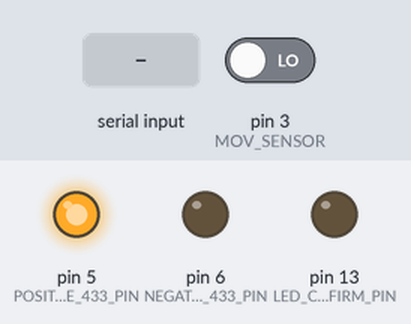
The sketch below on a simulated Arduino Nano, built with avr-gcc and run on an emulated ATmega328P. Shown: output pins drawn as LEDs (lit = HIGH). Inputs (shaded band) come from the test bench; at power-on: pin 3 (MOV_SENSOR) LOW.

Above: at 1.2 s.
1.3 s: "prise-sans-terre-1" received over Serial
At 3.1 s:
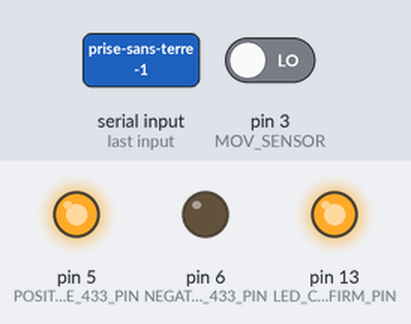
5.8 s: "prise-sans-terre-2" received over Serial
At 8.1 s:
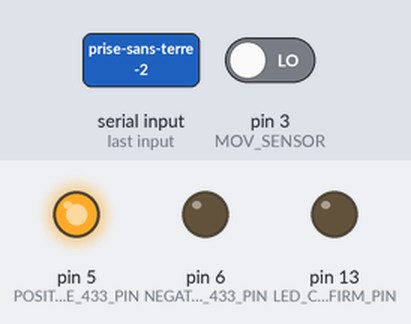
8.8 s: "prise-sans-terre-3" received over Serial
At 10.6 s:
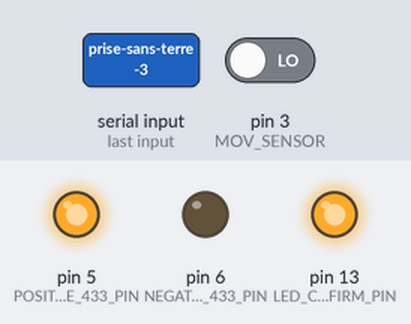
Timing chart, 0 to 12.3 s (numbered marks = the images above; inputs shaded):
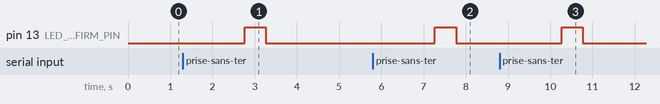

Measured:
- after the input at 1.3 s, pin 13 (LED_CONFIRM_PIN): LOW → HIGH after 1.5 s, → LOW 0.50 s later
- after the input at 5.8 s, pin 13 (LED_CONFIRM_PIN): LOW → HIGH after 1.5 s, → LOW 0.50 s later
- after the input at 8.8 s, pin 13 (LED_CONFIRM_PIN): LOW → HIGH after 1.5 s, → LOW 0.50 s later

The sketch:

arduino-raspberry-unit.ino
```cpp
/*
   This program can receive data from a Banana Pi configured with Node-Red, and send some codes with 433 Mhz sender, and
   he can also send data to Raspberry (also with Node-Red), data is coming from a CO2 sensor, that use a library that
   need to be configured with value on this website :
   https://www.esrl.noaa.gov/gmd/ccgg/trends/gl_trend.html
*/

#include <RCSwitch.h>
#include "MQ135.h"
#include <ArduinoJson.h>

RCSwitch transmitter = RCSwitch();

//==========================================
// Constant fields
//==========================================

//Constants for 433 MHz module, in my case the module is soldered on the arduino (not the best way)
#define NEGATIVE_433_PIN 6
#define POSITIVE_433_PIN 5
#define DATA_433_PIN 4

#define LED_CONFIRM_PIN 13 // Confirmation led

#define MOV_SENSOR 3    // Movement sensor to automatically power on light

#define MQ135_PIN A7     // Pin connected to MQ135

// Used to control remote outlet with 433 MHz, this is the 3 firsts outlets with the same code for On and Off
#define REMOTE_OUTLET_1 5330371
#define REMOTE_OUTLET_2 5330224
#define REMOTE_OUTLET_3 5330188

// Used to control remote outlet with 433 MHz, this is the outlets with one code for On and another code for Off
#define REMOTE_OUTLET_4_ON 283955
#define REMOTE_OUTLET_4_OFF 283964

#define REMOTE_OUTLET_5_ON 284099
#define REMOTE_OUTLET_5_OFF 284108

#define REMOTE_OUTLET_6_ON 284419
#define REMOTE_OUTLET_6_OFF 284428

#define REMOTE_OUTLET_7_ON 285955
#define REMOTE_OUTLET_7_OFF 285964

#define REMOTE_OUTLET_8_ON 292099
#define REMOTE_OUTLET_8_OFF 292108

//==========================================
// fields
//==========================================

MQ135 gasSensor = MQ135(MQ135_PIN);  // Initialize object MQ135 on the specified pin
long currentTime;

//==========================================
// Setup Method
//==========================================

void setup()
{
  Serial.begin(9600); // serial connection with the Banana Pi

  pinMode(NEGATIVE_433_PIN, OUTPUT);
  digitalWrite(NEGATIVE_433_PIN, LOW);
  pinMode(POSITIVE_433_PIN, OUTPUT);
  digitalWrite(POSITIVE_433_PIN, HIGH);
  pinMode(LED_CONFIRM_PIN, OUTPUT);
  digitalWrite(LED_CONFIRM_PIN, LOW);

  // 433 MHz initialisation
  transmitter.enableTransmit(DATA_433_PIN);
  transmitter.setPulseLength(166);

  // MQ-135 initialisation
  currentTime = millis();

  // Movement sensor initialisation, with interrupt
  pinMode(MOV_SENSOR, INPUT);
  attachInterrupt(digitalPinToInterrupt(MOV_SENSOR), somethingDetected, CHANGE);
}

//==========================================
// Loop Method
//==========================================

void loop()
{
  // If the Pi has sended infos, decode data
  if (Serial.available())
    sendData433(Serial.readString());

  // MQ-135 measure every 30 seconds
  if (millis() - currentTime > 30000)
  {
    sendPPMSensorValue();
    sendPPMSensorResistance();
    currentTime = millis();
  }
}

//==========================================
// Send 433 MHZ Data Method
//==========================================

void sendData433(String comSerie)
{
  // 3 outlets with one code for on and off
  if (comSerie == "prise-sans-terre-1") {
    transmitter.send(REMOTE_OUTLET_1, 24);
  }
  else if (comSerie == "prise-sans-terre-2") {
    transmitter.send(REMOTE_OUTLET_2, 24);
  }
  else if (comSerie == "prise-sans-terre-3") {
    transmitter.send(REMOTE_OUTLET_3, 24);
  }

  // 5 outlets with one code for on and another code for off
  else if (comSerie == "prise1on") {
    transmitter.send(REMOTE_OUTLET_4_ON, 24);
  }
  else if (comSerie == "prise1off") {
    transmitter.send(REMOTE_OUTLET_4_OFF, 24);
  }
  else if (comSerie == "prise2on") {
    transmitter.send(REMOTE_OUTLET_5_ON, 24);
  }
  else if (comSerie == "prise2off") {
    transmitter.send(REMOTE_OUTLET_5_OFF, 24);
  }
  else if (comSerie == "prise3on") {
    transmitter.send(REMOTE_OUTLET_6_ON, 24);
  }
  else if (comSerie == "prise3off") {
    transmitter.send(REMOTE_OUTLET_6_OFF, 24);
  }
  else if (comSerie == "prise4on") {
    transmitter.send(REMOTE_OUTLET_7_ON, 24);
  }
  else if (comSerie == "prise4off") {
    transmitter.send(REMOTE_OUTLET_7_OFF, 24);
  }
  else if (comSerie == "prise5on") {
    transmitter.send(REMOTE_OUTLET_8_ON, 24);
  }
  else if (comSerie == "prise5off") {
    transmitter.send(REMOTE_OUTLET_8_OFF, 24);
  }
  else {
    return;
  }

  confirmWithLed();
}

//==========================================
// Led Confirmation Method (debug purpose)
//==========================================

void confirmWithLed()
{
  digitalWrite(LED_CONFIRM_PIN, HIGH);
  delay(500);
  digitalWrite(LED_CONFIRM_PIN, LOW);
}

//==========================================
// Get CO2 PPM Method
//==========================================

void sendPPMSensorValue()
{
  sendJsonToSerial("A", String(gasSensor.getPPM()));
}

void sendPPMSensorResistance()
{
  sendJsonToSerial("B", String(gasSensor.getRZero()));
}

//==========================================
// Movement sensor Method
//==========================================

void somethingDetected() // Need to change this, now is for debug only
{
  if (digitalRead(MOV_SENSOR))
    sendJsonToSerial("C", "movement-true");
  if (!digitalRead(MOV_SENSOR))
    sendJsonToSerial("D", "movement-false");
}

//==========================================
// Json Method, send to Pi
//==========================================

void sendJsonToSerial(String source, String data)
{
  const size_t bufferSize = JSON_OBJECT_SIZE(2);
  DynamicJsonBuffer jsonBuffer(bufferSize);

  JsonObject& root = jsonBuffer.createObject();
  root["source"] = source;
  root["data"] = data;
  root.printTo(Serial);
  Serial.println();
}
```
